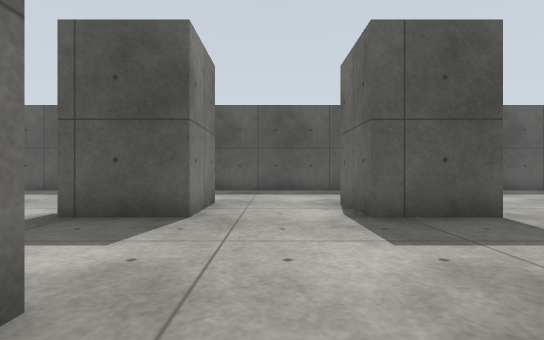
[1] (above)

23 first-person views from a walk through a Gazebo world. The camera is 0.72 m above the floor, looks level and sees 85° across. The floor is counted in squares, 1 m on a side. Each view is taken from the middle of a square. On the plan, view 1 faces up. The plan holds only what a view shows up to about 10 squares ahead; the rest is blank.

[2]
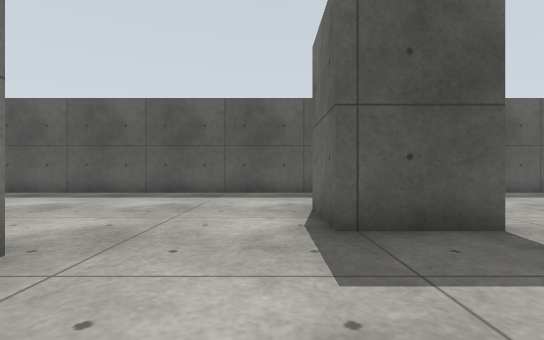

[3]
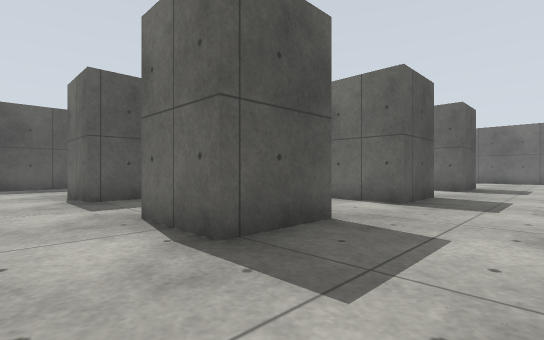

[4]
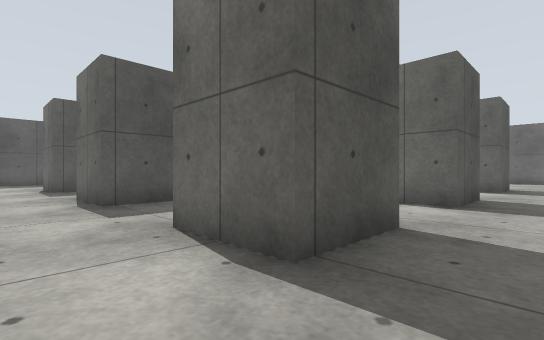

[5]
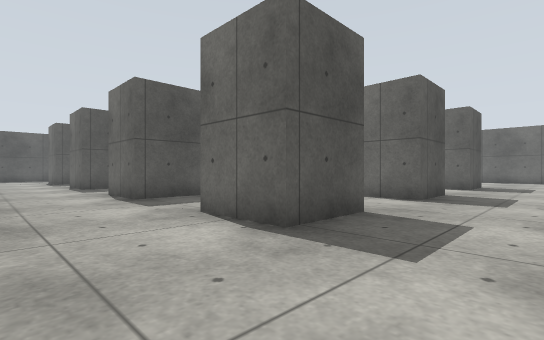

[6]
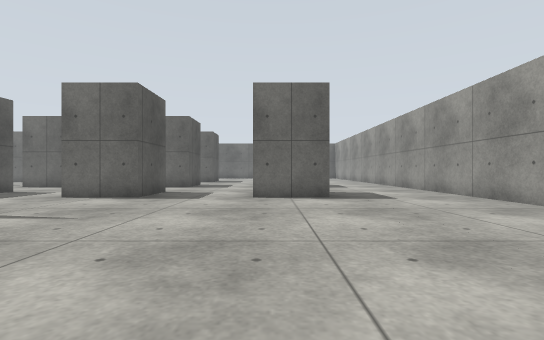

[7]
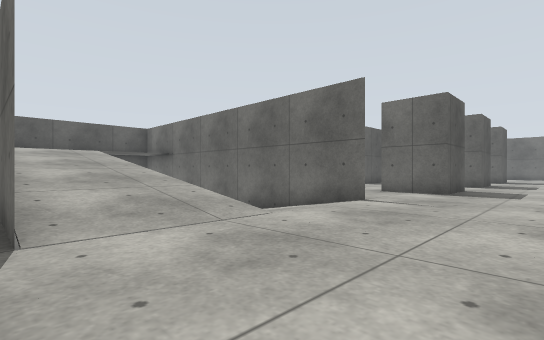

[8]
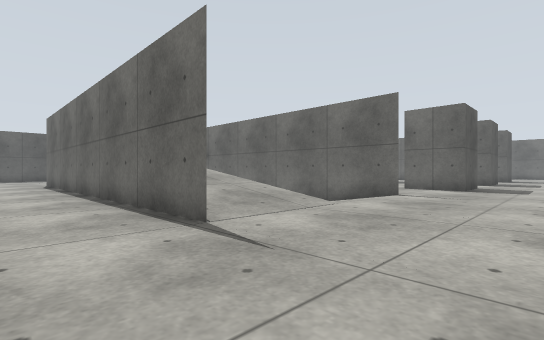

[9]
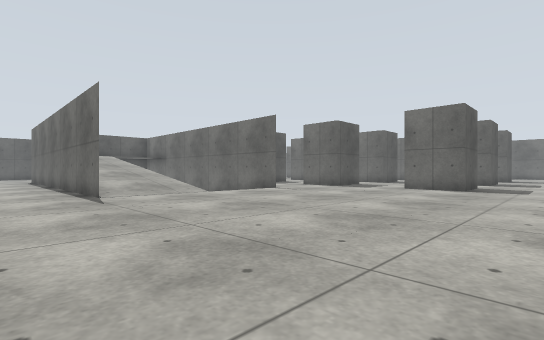

[10]
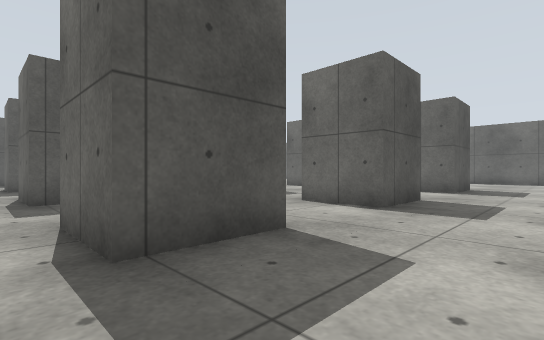

[11]
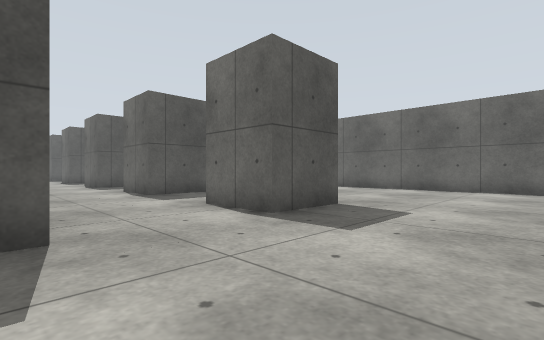

[12]
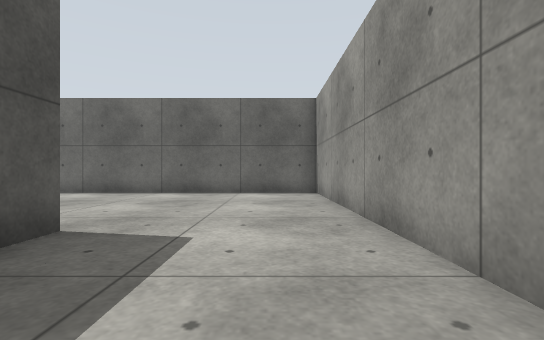

[13]
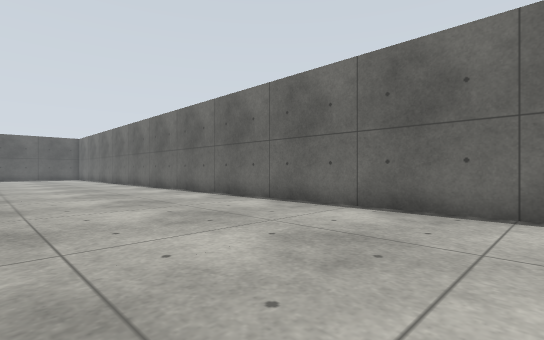

[14]
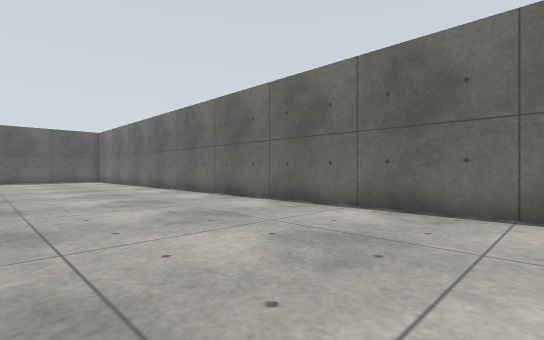

[15]
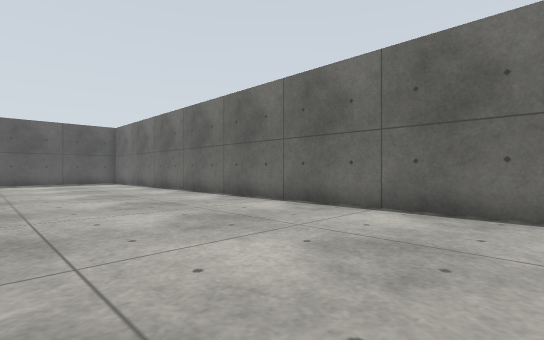

[16]
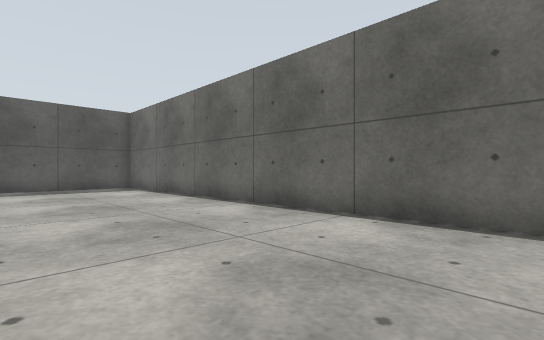

[17]
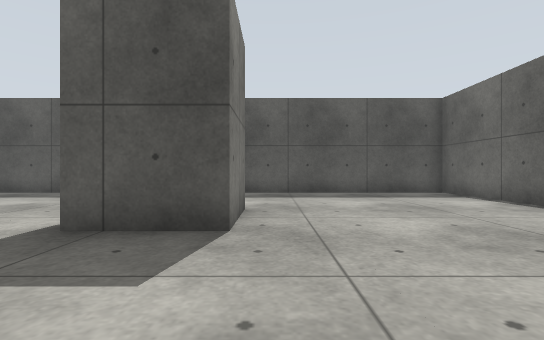

[18]
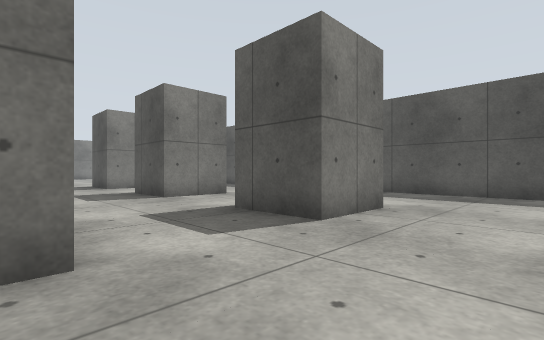

[19]
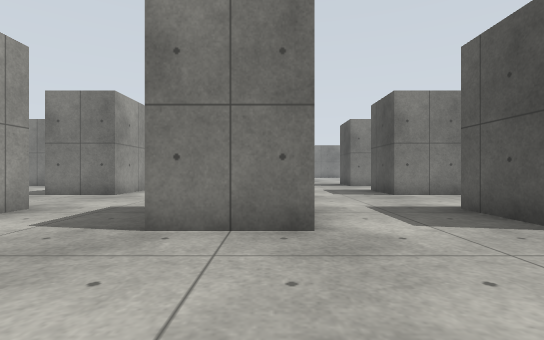

[20]
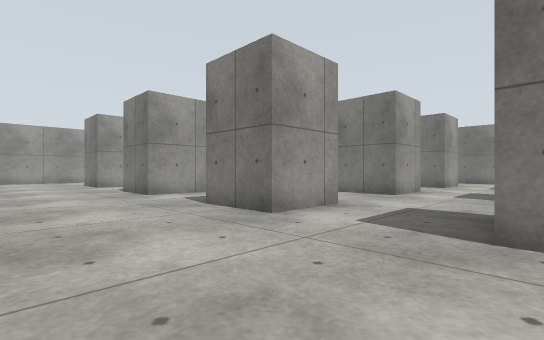

[21]
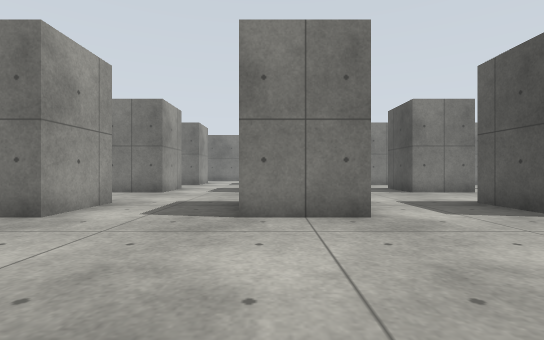

[22]
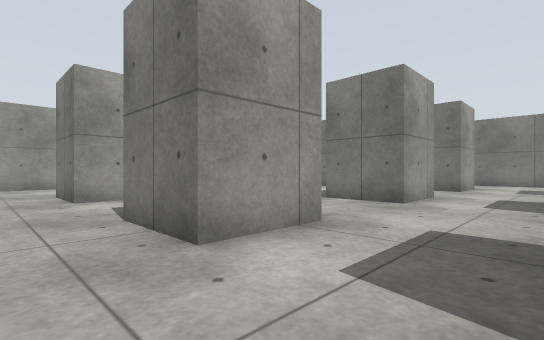

[23]
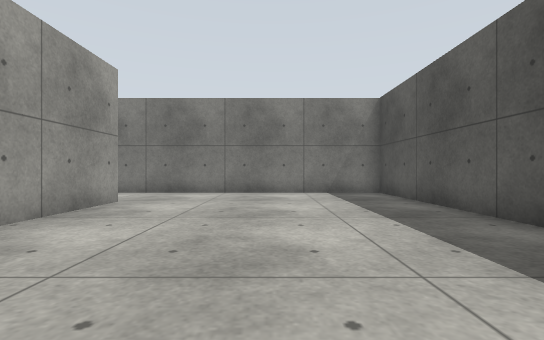

### Floor plan
Points are (right, up) in squares from view 1. A wall is a line through its corners. A room is listed if a view was taken in it or the views show most of it. See-through windows are left out.
Room 1 (views 1, 2, 3, 4, 5, 6, 7, 8, 9, 10, 11, 12, 13, 14, 15, 16, 17, 18, 19, 20, 21, 22, 23)
walls: (-1.1, -5.5) (-3.2, -5.5) (-3.2, -3.5); (1.5, -3.5) (3.5, -3.5) (3.5, -5.5) (1.5, -5.5) (1.5, -4.4); (1.5, -8.5) (3.5, -8.5) (3.5, -10.5) (1.5, -10.5) (1.5, -9); (-1.2, -0.5) (-3.2, -0.5) (-3.2, 1.5); (-1.2, -10.5) (-3.2, -10.5) (-3.2, -8.5); (6.5, -3.5) (8.5, -3.5) (8.5, -5.5); (-6.2, -8.5) (-6.2, -5.6); (3.5, 1.5) (3.5, -0.5) (1.5, -0.5) (1.5, 1.4); (6.5, -8.5) (8.5, -8.5) (8.5, -10.5) (6.5, -10.5) (6.5, -8.5); (7.5, -5.5) (6.5, -5.5) (6.5, -4.9); (8.1, -0.5) (6.5, -0.5); (-1.2, -15.5) (-3.2, -15.5) (-3.2, -13.5); (8.5, 1.6) (8.5, -0.5); (3.6, -15.5) (1.5, -15.5) (1.5, -13.5); (7.5, -13.5) (8.5, -13.5) (8.5, -15.5) (6.5, -15.5) (6.5, -13.5); (-1.2, 6.5) (-1.2, 4.5) (-3.2, 4.5) (-3.2, 6.5); (3.5, 6.6) (3.5, 4.5) (1.5, 4.5) (1.5, 6.5); (-12.7, -9.1) (-12.7, -1.1); (8.5, 6.5) (8.5, 4.5) (6.5, 4.5); (-5.1, -19.4) (-1, -19.4); (-12.8, 3.5) (-9.8, 3.5); (-2.6, 10.4) (-15.4, 10.4) (-15.4, 2.1); (6.5, -19.4) (14.4, -19.4) (14.4, 10.4) (6.7, 10.4); (4.6, 10.4) (0.4, 10.4)

Positions as (right, up) in squares from view 1, and headings:
1: (0, 0), facing up
2: (-4, 1), facing up
3: (-5, -3), facing up-right
4: (-5, -7), facing up-right
5: (-6, -13), facing up-right
6: (-11, -14), facing right
7: (-13, -13), facing up-right
8: (-15, -13), facing up-right
9: (-15, -18), facing up-right
10: (-4, -18), facing up-right
11: (3, -19), facing up-right
12: (5, -18), facing right
13: (9, -15), facing up-right
14: (9, -10), facing up-right
15: (9, -7), facing up-right
16: (10, -2), facing up-right
17: (9, 1), facing up
18: (11, 1), facing up-left
19: (12, 1), facing left
20: (12, 0), facing down-left
21: (13, -5), facing left
22: (10, -6), facing down-left
23: (-6, 7), facing left
